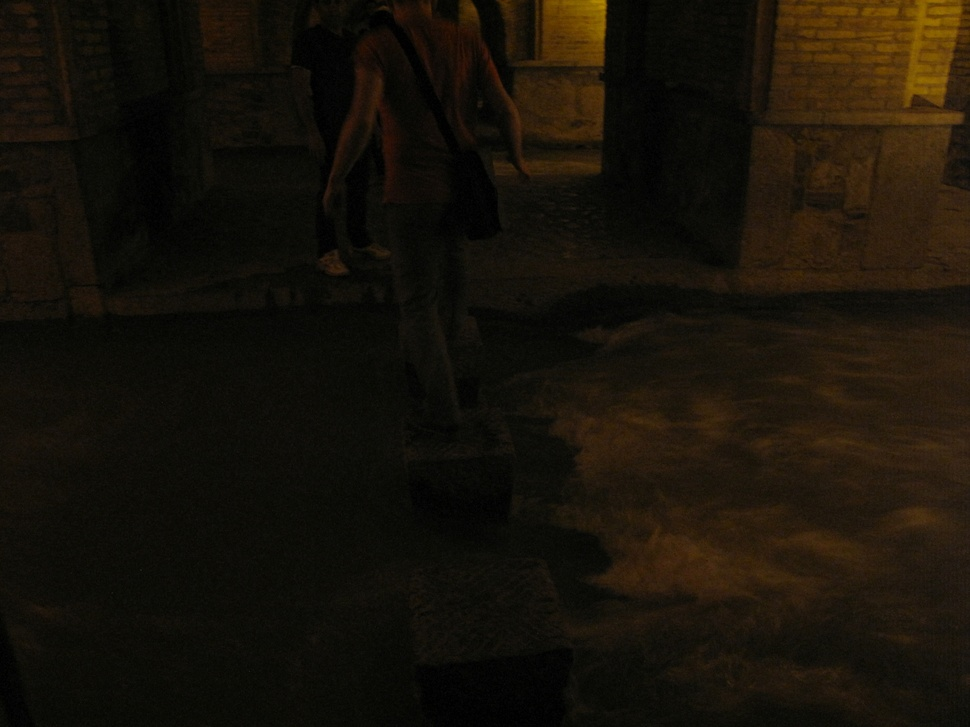
#> input picture Histogram-Specification/Dark.jpg, 970 x 727 px, shrunk from 2208 x 1656 before the run
$ python code.py
#> lines starting #> are read from the running program, lines starting #| are printed output that depends on the picture
import cv2 as cv
import numpy as np
import matplotlib.pyplot as plt


def calc_scaled_cdf(x, bin_count=256):
    hist, _ = np.histogram(x, bins=bin_count)
    cdf = np.cumsum(hist)
    return cdf / cdf[-1] * 255


def save_hist(path, title, image):
    plt.title(title)
    plt.hist(image)
    plt.savefig(path, bbox_inches='tight')


def match_hist(image, target):
    target_cdf = calc_scaled_cdf(target)
    image_cdf = calc_scaled_cdf(image)
    cdf_x = np.vectorize(lambda x: image_cdf[x])
    cdf_1 = np.vectorize(lambda x: np.argmin(np.abs(target_cdf - x)))
    image = cdf_1(cdf_x(image))
    return image.astype(np.uint8)


FILE_PATH = 'Dark.jpg'
TEMPLATE_PATH = 'Pink.jpg'
OUT_HIST_PATH = 'results/res10.jpg'
OUT_PATH = 'results/res11.jpg'

im = cv.imread(FILE_PATH, cv.IMREAD_COLOR)
#> im is the input picture: shape (727, 970, 3); mean B, G, R 9.1, 18.2, 23.5
template = cv.imread(TEMPLATE_PATH, cv.IMREAD_COLOR)
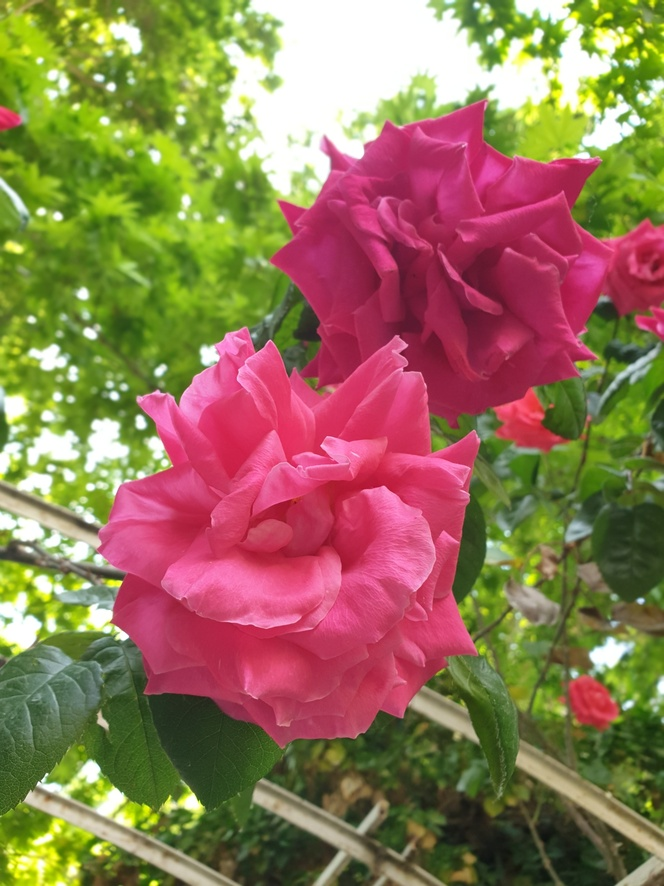
#> input picture Histogram-Specification/Pink.jpg, 664 x 886 px, shrunk from 1512 x 2016 before the run
#> template is the input picture: shape (886, 664, 3); mean B, G, R 85.2, 117.6, 146.5
im = cv.cvtColor(im, cv.COLOR_BGR2HSV)
#> im: shape (727, 970, 3); mean H, S, V 23.7, 131.3, 23.8
template = cv.cvtColor(template, cv.COLOR_BGR2HSV)
#> template: shape (886, 664, 3); mean H, S, V 81.7, 146.7, 161.5

v = im[:, :, 2]
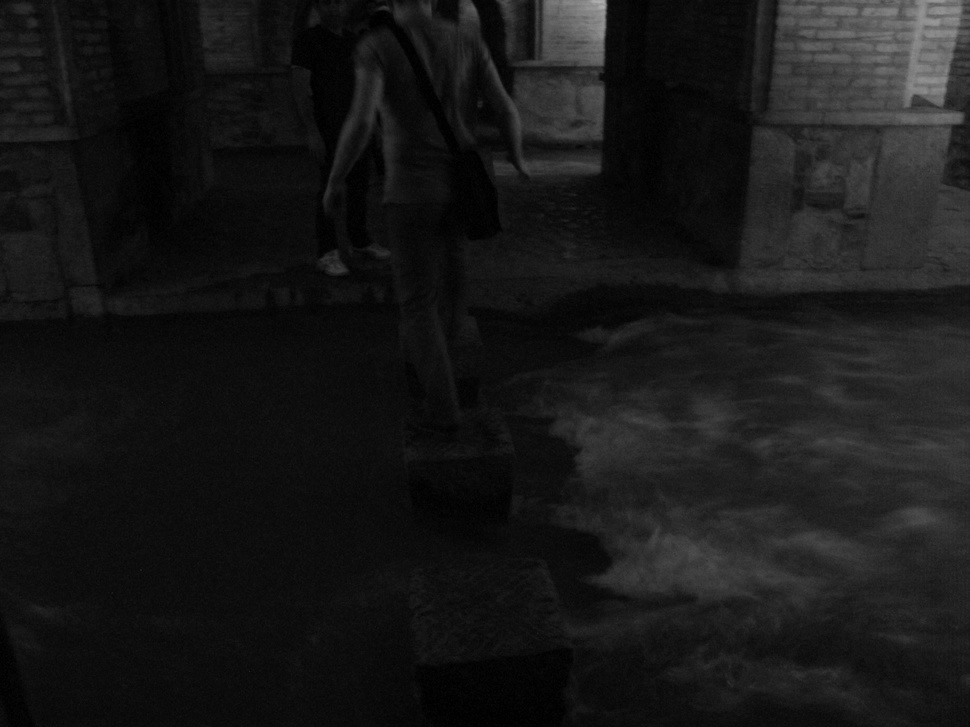
#> v: shape (727, 970); min 0, max 175, mean 23.8
v = match_hist(v, template[:, :, 2])
#> in calc_scaled_cdf, `hist, _ = np.histogram(x, bins=bin_count)`: hist = 256 values, max 42163 at index 255, min 0 at index 14, mean 2298.1
#> in calc_scaled_cdf, `hist, _ = np.histogram(x, bins=bin_count)`:
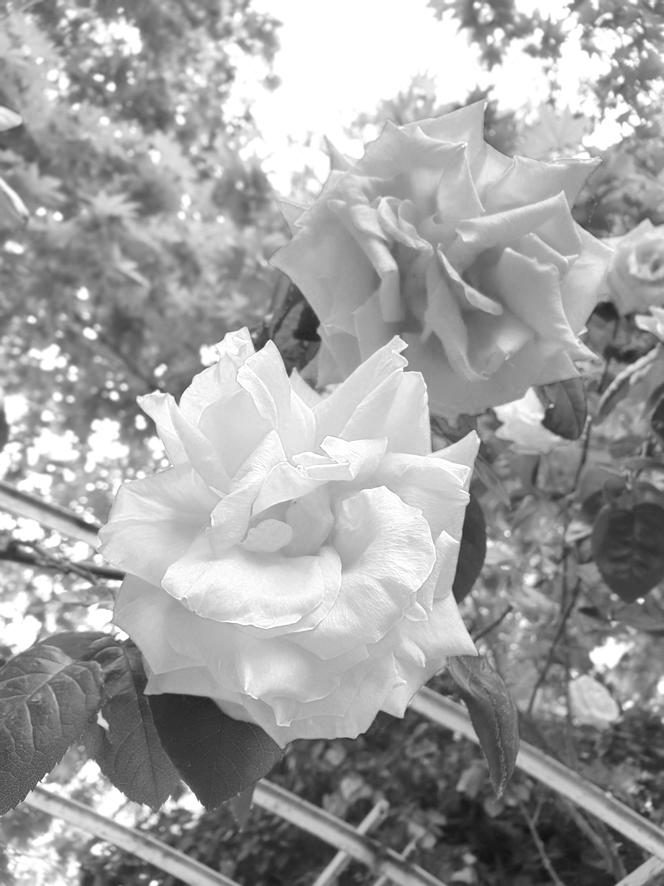
#> x: shape (886, 664); min 17, max 255, mean 161.5
#> in calc_scaled_cdf, `cdf = np.cumsum(hist)`: cdf = 256 values from 1 to 588304
#> in match_hist, `target_cdf = calc_scaled_cdf(target)`: target_cdf = 256 values from 0.000433 to 255
#> in match_hist, `image_cdf = calc_scaled_cdf(image)`: image_cdf = 256 values from 0.652 to 255
#> in match_hist, `image = cdf_1(cdf_x(image))`:
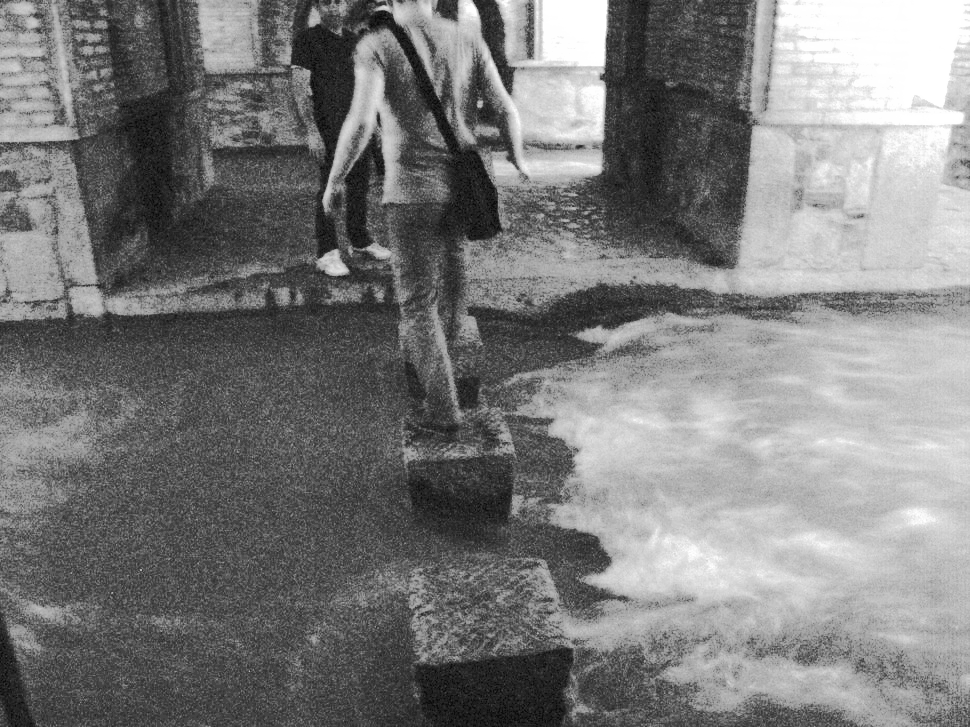
#> image: shape (727, 970) int64; min 12, max 255, mean 123.6

save_hist(OUT_HIST_PATH, 'Result Hist', v)
#> in save_hist, `plt.savefig(path, bbox_inches='tight')`:
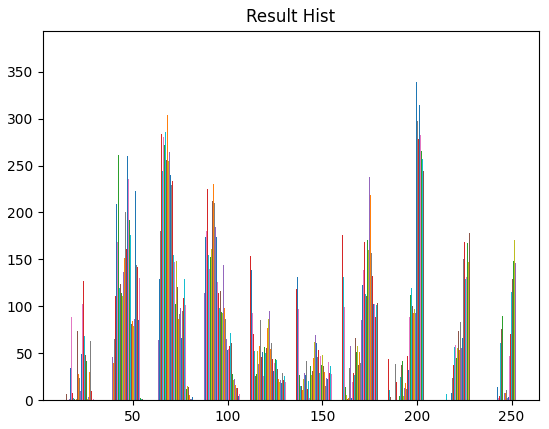
#> figure drawn by matplotlib, 1 panel; tallest bar 163 high, from x = 160.2 to 160.3; tallest bar 151 high, from x = 160.3 to 160.3; tallest bar 148 high, from x = 136 to 136
im[:, :, 2] = v
#> im: shape (727, 970, 3); mean H, S, V 23.7, 131.3, 123.6

im = cv.cvtColor(im, cv.COLOR_HSV2BGR)
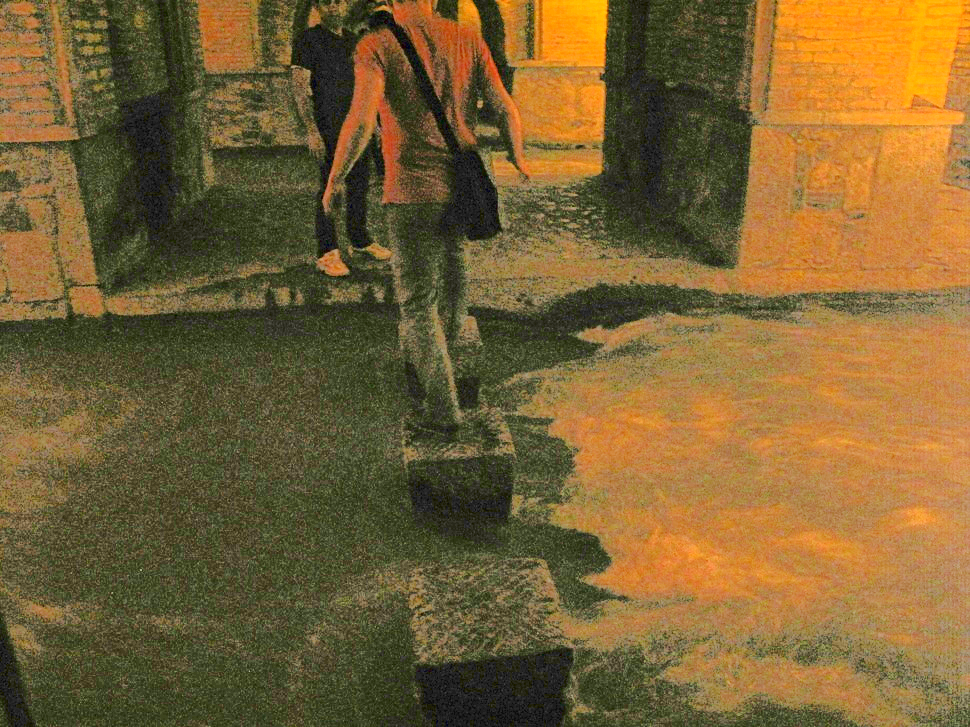
#> im: shape (727, 970, 3); mean B, G, R 52, 97.8, 121.8
cv.imwrite(OUT_PATH, im)
